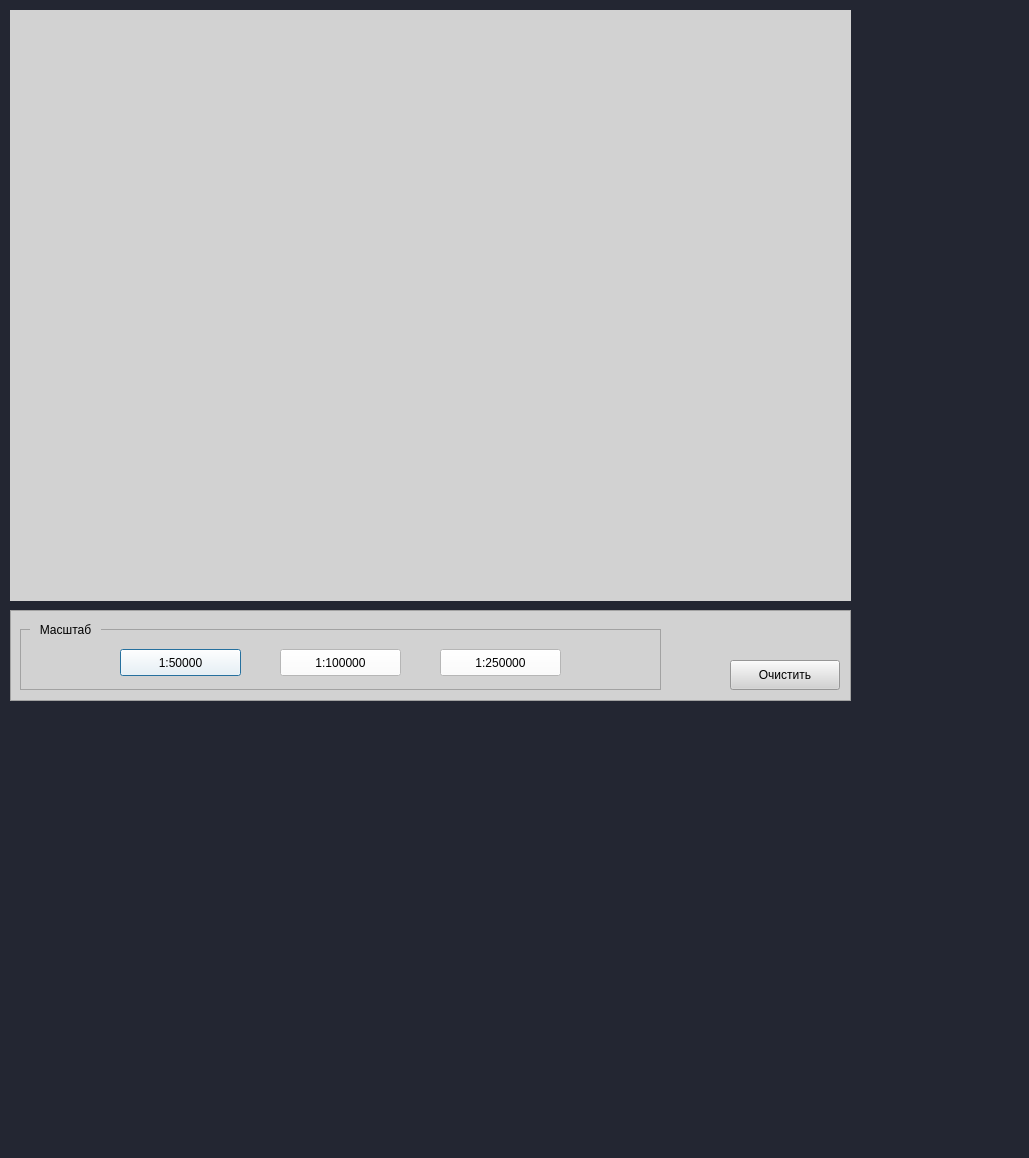
<?xml version="1.0" encoding="UTF-8"?>
<ui version="4.0">
 <class>Dialog</class>
 <widget class="QDialog" name="Dialog">
  <property name="geometry">
   <rect>
    <x>0</x>
    <y>0</y>
    <width>1029</width>
    <height>1158</height>
   </rect>
  </property>
  <property name="windowTitle">
   <string>Dialog</string>
  </property>
  <property name="styleSheet">
   <string notr="true">background-color: rgb(35,38,50)</string>
  </property>
  <widget class="QFrame" name="frame_8">
   <property name="geometry">
    <rect>
     <x>10</x>
     <y>10</y>
     <width>841</width>
     <height>591</height>
    </rect>
   </property>
   <property name="styleSheet">
    <string notr="true">background-color: rgb(210, 210, 210)</string>
   </property>
   <property name="frameShape">
    <enum>QFrame::StyledPanel</enum>
   </property>
   <property name="frameShadow">
    <enum>QFrame::Plain</enum>
   </property>
   <widget class="QWidget" name="Twidget" native="true">
    <property name="geometry">
     <rect>
      <x>0</x>
      <y>0</y>
      <width>841</width>
      <height>591</height>
     </rect>
    </property>
   </widget>
  </widget>
  <widget class="QFrame" name="frame_2">
   <property name="geometry">
    <rect>
     <x>10</x>
     <y>610</y>
     <width>841</width>
     <height>91</height>
    </rect>
   </property>
   <property name="styleSheet">
    <string notr="true">background-color: rgb(210, 210, 210)</string>
   </property>
   <property name="frameShape">
    <enum>QFrame::StyledPanel</enum>
   </property>
   <property name="frameShadow">
    <enum>QFrame::Plain</enum>
   </property>
   <widget class="QFrame" name="frame_4">
    <property name="geometry">
     <rect>
      <x>10</x>
      <y>19</y>
      <width>641</width>
      <height>61</height>
     </rect>
    </property>
    <property name="frameShape">
     <enum>QFrame::StyledPanel</enum>
    </property>
    <property name="frameShadow">
     <enum>QFrame::Plain</enum>
    </property>
    <widget class="QPushButton" name="btn_scale_50">
     <property name="geometry">
      <rect>
       <x>100</x>
       <y>20</y>
       <width>121</width>
       <height>27</height>
      </rect>
     </property>
     <property name="cursor">
      <cursorShape>PointingHandCursor</cursorShape>
     </property>
     <property name="styleSheet">
      <string notr="true">background-color: rgb(255,255,255)</string>
     </property>
     <property name="text">
      <string>1:50000</string>
     </property>
    </widget>
    <widget class="QPushButton" name="btn_scale_100">
     <property name="geometry">
      <rect>
       <x>260</x>
       <y>20</y>
       <width>121</width>
       <height>27</height>
      </rect>
     </property>
     <property name="cursor">
      <cursorShape>PointingHandCursor</cursorShape>
     </property>
     <property name="styleSheet">
      <string notr="true">background-color: rgb(255,255,255)</string>
     </property>
     <property name="text">
      <string>1:100000</string>
     </property>
    </widget>
    <widget class="QPushButton" name="btn_scale_250">
     <property name="geometry">
      <rect>
       <x>420</x>
       <y>20</y>
       <width>121</width>
       <height>27</height>
      </rect>
     </property>
     <property name="cursor">
      <cursorShape>PointingHandCursor</cursorShape>
     </property>
     <property name="styleSheet">
      <string notr="true">background-color: rgb(255,255,255)</string>
     </property>
     <property name="text">
      <string>1:250000</string>
     </property>
    </widget>
   </widget>
   <widget class="QPushButton" name="btn_clear">
    <property name="geometry">
     <rect>
      <x>720</x>
      <y>50</y>
      <width>110</width>
      <height>30</height>
     </rect>
    </property>
    <property name="text">
     <string>Очистить</string>
    </property>
   </widget>
   <widget class="QLabel" name="label">
    <property name="geometry">
     <rect>
      <x>20</x>
      <y>10</y>
      <width>71</width>
      <height>20</height>
     </rect>
    </property>
    <property name="text">
     <string>Масштаб</string>
    </property>
    <property name="alignment">
     <set>Qt::AlignCenter</set>
    </property>
   </widget>
  </widget>
  <zorder>frame_2</zorder>
  <zorder>frame_8</zorder>
 </widget>
 <resources/>
 <connections/>
</ui>
